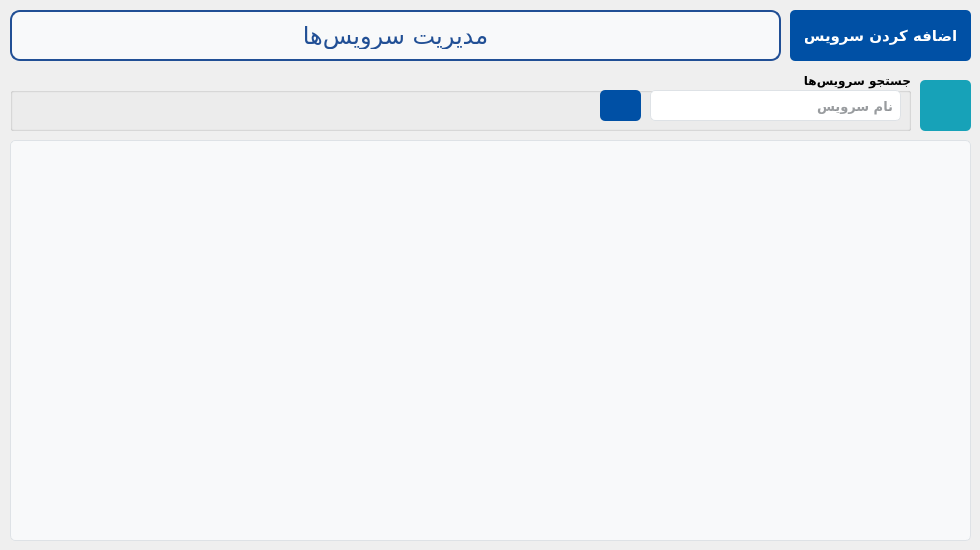
    <widget class="QWidget" name="services_tab">
     <attribute name="icon">
      <iconset resource="../../../../../Resources/resource.qrc">
       <normaloff>:/icons/syringe.png</normaloff>:/icons/syringe.png</iconset>
     </attribute>
     <attribute name="title">
      <string>سرویس‌ها</string>
     </attribute>
     <widget class="QGroupBox" name="groupBox_4">
      <property name="geometry">
       <rect>
        <x>10</x>
        <y>70</y>
        <width>901</width>
        <height>61</height>
       </rect>
      </property>
      <property name="font">
       <font>
        <family>Vazirmatn Black</family>
        <pointsize>9</pointsize>
        <weight>75</weight>
        <bold>true</bold>
        <kerning>true</kerning>
       </font>
      </property>
      <property name="layoutDirection">
       <enum>Qt::LeftToRight</enum>
      </property>
      <property name="title">
       <string>جستجو سرویس‌ها</string>
      </property>
      <property name="alignment">
       <set>Qt::AlignRight|Qt::AlignTrailing|Qt::AlignVCenter</set>
      </property>
      <widget class="QPushButton" name="searchServices_btn">
       <property name="geometry">
        <rect>
         <x>590</x>
         <y>20</y>
         <width>41</width>
         <height>31</height>
        </rect>
       </property>
       <property name="font">
        <font>
         <family>Vazirmatn</family>
         <pointsize>12</pointsize>
         <weight>75</weight>
         <bold>true</bold>
        </font>
       </property>
       <property name="layoutDirection">
        <enum>Qt::LeftToRight</enum>
       </property>
       <property name="styleSheet">
        <string notr="true">QPushButton {
    background-color: #0050a5; /* Bootstrap primary blue */
    color: white; /* White text */
    border: none;
    border-radius: 5px; /* Rounded corners */
    text-align: center;
    text-decoration: none;
}

QPushButton:hover {
    background-color: #0056b3; /* Darker blue on hover */
}

QPushButton:pressed {
    background-color: #004085; /* Even darker blue on press */
}
</string>
       </property>
       <property name="text">
        <string/>
       </property>
       <property name="icon">
        <iconset resource="../../../../../Resources/resource.qrc">
         <normaloff>:/icons/magnifying-glass.png</normaloff>:/icons/magnifying-glass.png</iconset>
       </property>
       <property name="iconSize">
        <size>
         <width>20</width>
         <height>20</height>
        </size>
       </property>
      </widget>
      <widget class="QLineEdit" name="serviceName_txtbox">
       <property name="geometry">
        <rect>
         <x>640</x>
         <y>20</y>
         <width>251</width>
         <height>31</height>
        </rect>
       </property>
       <property name="font">
        <font>
         <family>Vazirmatn</family>
         <pointsize>10</pointsize>
        </font>
       </property>
       <property name="layoutDirection">
        <enum>Qt::RightToLeft</enum>
       </property>
       <property name="styleSheet">
        <string notr="true">/* Basic LineEdit styling */
QLineEdit {
    background-color: #ffffff; /* White background */
    border: 1px solid #dee2e6; /* Light grey border */
    border-radius: 5px; /* Rounded corners */
    color: #343a40; /* Dark grey text color */
    outline: none; /* Remove default outline */
	padding: 5px 5px;
}

/* Hover effect */
QLineEdit:hover {
    border: 1px solid #007bff; /* Blue border on hover */
}

/* Focus effect */
QLineEdit:focus {
    border: 1px solid #007bff; /* Blue border on focus */
}

/* Disabled state */
QLineEdit:disabled {
    background-color: #e9ecef; /* Light grey background when disabled */
    color: #6c757d; /* Grey text color when disabled */
}

</string>
       </property>
       <property name="locale">
        <locale language="Persian" country="Iran"/>
       </property>
       <property name="text">
        <string/>
       </property>
       <property name="placeholderText">
        <string>نام سرویس</string>
       </property>
      </widget>
     </widget>
     <widget class="QPushButton" name="addServices_btn">
      <property name="geometry">
       <rect>
        <x>790</x>
        <y>10</y>
        <width>181</width>
        <height>51</height>
       </rect>
      </property>
      <property name="font">
       <font>
        <family>Vazirmatn</family>
        <pointsize>11</pointsize>
        <weight>75</weight>
        <bold>true</bold>
        <underline>false</underline>
        <strikeout>false</strikeout>
       </font>
      </property>
      <property name="layoutDirection">
       <enum>Qt::RightToLeft</enum>
      </property>
      <property name="styleSheet">
       <string notr="true">QPushButton {
    background-color: #0050a5; /* Bootstrap primary blue */
    color: white; /* White text */
    border: none;
    border-radius: 5px; /* Rounded corners */
    padding: 15px; /* Padding */
    text-align: center;
    text-decoration: none;
}

QPushButton:hover {
    background-color: #0056b3; /* Darker blue on hover */
}

QPushButton:pressed {
    background-color: #004085; /* Even darker blue on press */
}
</string>
      </property>
      <property name="text">
       <string>اضافه کردن سرویس</string>
      </property>
      <property name="icon">
       <iconset resource="../../../../../Resources/resource.qrc">
        <normaloff>:/icons/plus.png</normaloff>:/icons/plus.png</iconset>
      </property>
      <property name="iconSize">
       <size>
        <width>20</width>
        <height>20</height>
       </size>
      </property>
     </widget>
     <widget class="QListWidget" name="services_lst">
      <property name="geometry">
       <rect>
        <x>10</x>
        <y>140</y>
        <width>961</width>
        <height>401</height>
       </rect>
      </property>
      <property name="font">
       <font>
        <family>Vazirmatn</family>
        <pointsize>12</pointsize>
       </font>
      </property>
      <property name="layoutDirection">
       <enum>Qt::RightToLeft</enum>
      </property>
      <property name="styleSheet">
       <string notr="true">/* Basic ListWidget styling */
QListWidget {
    background-color: #f8f9fa; /* Light grey background */
    border: 1px solid #dee2e6; /* Border color */
    border-radius: 5px; /* Rounded corners */
    padding: 5px; /* Padding inside the list */
    outline: 0; /* Remove focus indicator */
}

/* Item styling */
QListWidget::item {
    padding: 10px 15px; /* Padding for each item */
    margin: 5px 0; /* Margin between items */
    background-color: #ffffff; /* White background for items */
    border-radius: 5px; /* Rounded corners for items */
    color: #343a40; /* Dark grey text color */
    outline: 0; /* Remove focus indicator */
}

/* Hover effect for items */
QListWidget::item:hover {
    background-color: #e9ecef; /* Light grey background on hover */
}

/* Selected item styling */
QListWidget::item:selected {
    background-color: #0050a5;
	color: white;
}

/* Scroll bar styling */
QScrollBar:vertical {
    background: #f8f9fa; /* Light grey background for the scroll bar */
    width: 12px; /* Width of the vertical scroll bar */
    margin: 22px 0 22px 0; /* Margin to fit the top and bottom arrows */
    border: 1px solid #dee2e6; /* Border color */
    border-radius: 5px; /* Rounded corners */
}

QScrollBar::handle:vertical {
    background: #ced4da; /* Medium grey handle */
    min-height: 20px; /* Minimum height of the handle */
    border-radius: 5px; /* Rounded corners */
}

QScrollBar::add-line:vertical,
QScrollBar::sub-line:vertical {
    background: #ced4da; /* Medium grey for arrows */
    height: 20px;
    subcontrol-origin: margin;
    subcontrol-position: top;
    border-radius: 5px; /* Rounded corners */
}

QScrollBar::add-page:vertical, QScrollBar::sub-page:vertical {
    background: none;
}
</string>
      </property>
     </widget>
     <widget class="QPushButton" name="refreshServiceList_btn">
      <property name="geometry">
       <rect>
        <x>920</x>
        <y>80</y>
        <width>51</width>
        <height>51</height>
       </rect>
      </property>
      <property name="font">
       <font>
        <family>Vazirmatn</family>
        <pointsize>12</pointsize>
        <weight>75</weight>
        <bold>true</bold>
        <underline>false</underline>
        <strikeout>false</strikeout>
       </font>
      </property>
      <property name="layoutDirection">
       <enum>Qt::RightToLeft</enum>
      </property>
      <property name="styleSheet">
       <string notr="true">QPushButton {
    background-color: #17a2b8; /* Bootstrap primary blue */
    color: white; /* White text */
    border: none;
    border-radius: 5px; /* Rounded corners */
    text-align: center;
    text-decoration: none;
}

QPushButton:hover {
background-color: rgb(17, 122, 138);

}

QPushButton:pressed {
background-color: rgb(12, 89, 99);
    
}</string>
      </property>
      <property name="text">
       <string/>
      </property>
      <property name="icon">
       <iconset resource="../../../../../Resources/resource.qrc">
        <normaloff>:/icons/refresh-arrow.png</normaloff>:/icons/refresh-arrow.png</iconset>
      </property>
      <property name="iconSize">
       <size>
        <width>35</width>
        <height>35</height>
       </size>
      </property>
     </widget>
     <widget class="QLabel" name="label_8">
      <property name="geometry">
       <rect>
        <x>10</x>
        <y>10</y>
        <width>771</width>
        <height>51</height>
       </rect>
      </property>
      <property name="font">
       <font>
        <family>A Rezvan-fat</family>
        <pointsize>18</pointsize>
        <weight>50</weight>
        <bold>false</bold>
       </font>
      </property>
      <property name="layoutDirection">
       <enum>Qt::RightToLeft</enum>
      </property>
      <property name="autoFillBackground">
       <bool>false</bool>
      </property>
      <property name="styleSheet">
       <string notr="true">/* Basic styling for the company name label */
QLabel {
	color: rgb(33, 79, 149);
    
    padding: 10px; /* Padding around the text */
    border: 2px solid  rgb(33, 79, 149); /* Optional: Border with the same blue color */
    border-radius: 10px; /* Rounded corners */
    background-color: #f8f9fa; /* Light grey background to make it stand out */
    text-align: center; /* Center-align the text */
}

/* Hover effect */
QLabe:hover {
    color: #0056b3; /* Darker blue on hover */
    border-color: #0056b3; /* Match border color on hover */
}
</string>
      </property>
      <property name="text">
       <string>مدیریت سرویس‌ها</string>
      </property>
      <property name="alignment">
       <set>Qt::AlignCenter</set>
      </property>
     </widget>
    </widget>
